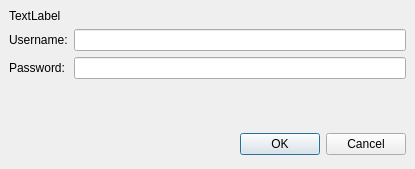
<ui version="4.0" >
 <class>Dialog</class>
 <widget class="QDialog" name="Dialog" >
  <property name="geometry" >
   <rect>
    <x>0</x>
    <y>0</y>
    <width>415</width>
    <height>169</height>
   </rect>
  </property>
  <property name="windowTitle" >
   <string>Dialog</string>
  </property>
  <layout class="QVBoxLayout" >
   <property name="margin" >
    <number>9</number>
   </property>
   <property name="spacing" >
    <number>6</number>
   </property>
   <item>
    <widget class="QLabel" name="message" >
     <property name="sizePolicy" >
      <sizepolicy>
       <hsizetype>5</hsizetype>
       <vsizetype>5</vsizetype>
       <horstretch>0</horstretch>
       <verstretch>0</verstretch>
      </sizepolicy>
     </property>
     <property name="text" >
      <string>TextLabel</string>
     </property>
    </widget>
   </item>
   <item>
    <layout class="QGridLayout" >
     <property name="margin" >
      <number>0</number>
     </property>
     <property name="spacing" >
      <number>6</number>
     </property>
     <item row="0" column="0" >
      <widget class="QLabel" name="label" >
       <property name="text" >
        <string>Username:</string>
       </property>
      </widget>
     </item>
     <item row="1" column="1" >
      <widget class="QLineEdit" name="password" >
       <property name="echoMode" >
        <enum>QLineEdit::Password</enum>
       </property>
      </widget>
     </item>
     <item row="0" column="1" >
      <widget class="QLineEdit" name="user" />
     </item>
     <item row="1" column="0" >
      <widget class="QLabel" name="label_2" >
       <property name="text" >
        <string>Password:</string>
       </property>
      </widget>
     </item>
    </layout>
   </item>
   <item>
    <spacer>
     <property name="orientation" >
      <enum>Qt::Vertical</enum>
     </property>
     <property name="sizeHint" >
      <size>
       <width>20</width>
       <height>40</height>
      </size>
     </property>
    </spacer>
   </item>
   <item>
    <layout class="QHBoxLayout" >
     <property name="margin" >
      <number>0</number>
     </property>
     <property name="spacing" >
      <number>6</number>
     </property>
     <item>
      <spacer>
       <property name="orientation" >
        <enum>Qt::Horizontal</enum>
       </property>
       <property name="sizeHint" >
        <size>
         <width>131</width>
         <height>31</height>
        </size>
       </property>
      </spacer>
     </item>
     <item>
      <widget class="QPushButton" name="okButton" >
       <property name="text" >
        <string>OK</string>
       </property>
      </widget>
     </item>
     <item>
      <widget class="QPushButton" name="cancelButton" >
       <property name="text" >
        <string>Cancel</string>
       </property>
      </widget>
     </item>
    </layout>
   </item>
  </layout>
 </widget>
 <resources/>
 <connections>
  <connection>
   <sender>okButton</sender>
   <signal>clicked()</signal>
   <receiver>Dialog</receiver>
   <slot>accept()</slot>
   <hints>
    <hint type="sourcelabel" >
     <x>278</x>
     <y>253</y>
    </hint>
    <hint type="destinationlabel" >
     <x>96</x>
     <y>254</y>
    </hint>
   </hints>
  </connection>
  <connection>
   <sender>cancelButton</sender>
   <signal>clicked()</signal>
   <receiver>Dialog</receiver>
   <slot>reject()</slot>
   <hints>
    <hint type="sourcelabel" >
     <x>369</x>
     <y>253</y>
    </hint>
    <hint type="destinationlabel" >
     <x>179</x>
     <y>282</y>
    </hint>
   </hints>
  </connection>
 </connections>
</ui>
